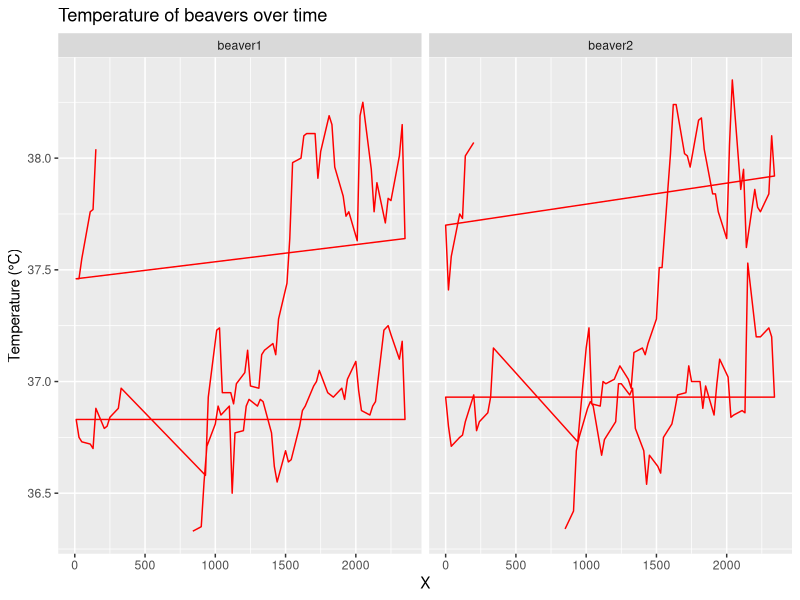

This chart was generated by the following R code: (Note: this script raises an error after producing the figure.)
library(tidyverse)
library(ggplot2)
# 1


{data.frame(X=c(beaver1$time, beaver2$time),
            Y=c(beaver1$temp, beaver2$temp),
            Type=rep(c("beaver1", "beaver2")))} -> df2
ggplot(df2) + aes(x=X, y=Y) + geom_path(color = "red") + facet_wrap(vars(Type)) + labs(title = "Temperature of beavers over time", y = "Temperature (°C)")


{data.frame(X=c(dftemp1$datetime1, dftemp2$datetime2),
            Y=c(dftemp1$sprem1, dftemp2$sprem2),
            Type=rep(c("beaver1", "beaver2")))} -> df3
ggplot(df3) + aes(x=X, y=Y) + geom_path(color = "violet") + facet_wrap(vars(Type)) +
  scale_x_datetime(date_breaks = "6 hour",date_labels = "%b %d %H:%M")
  + labs(title = "Temperature of beavers over time", y = "Temperature (°C)")

# GGPLOT OF BEAVER 1!!!!!!!!!!!!!!!!!!!!!!
temp1 <- beaver1 # !!!!
# day to date format
beaverMonth <- as.Date(beaver1$day, format ="%B %d")
beaverMonth2 <- format(beaverMonth, "%b %d")
beaver1$dateTime <- beaverMonth2 
# time to POSIX format
beaverT <- sprintf("%04d", as.numeric(beaver1$time))
beaverTime <- format(strptime(beaverT,"%H%M"), "%H:%M")
beaver1$hmin <- beaverTime
temp1$dayAndTime <- paste(temp1$dateTime,temp1$hmin)
dftemp1 <- data.frame(datetime1 = as.POSIXct(temp1$dayAndTime, format = "%b %d %H:%M"), sprem1 = temp1$temp)

ggplot(dftemp1,aes(x=datetime1, y = sprem1)) + geom_path(color="red") +
  scale_x_datetime(date_breaks = "6 hour",date_labels = "%b %d %H:%M") +
  labs(y="Temperature (°C)", title = "Temperature of beavers over time") + theme_minimal()


#GGPLOT OF BEAVER2!!!!!!!!!!!!!!!
temp2 <- beaver2
beaverMonthTwo <- as.Date(temp2$day, format ="%B %d")
beaverMonth2Two <- format(beaverMonthTwo, "%b %d")
temp2$dateTime <- beaverMonth2Two 
# time to POSIX format
beaverT2 <- sprintf("%04d", as.numeric(temp2$time))
beaverTime2 <- format(strptime(beaverT2,"%H%M"), "%H:%M")
temp2$hmin <- beaverTime2
temp2$dayAndTime <- paste(temp2$dateTime,temp2$hmin)
dftemp2 <- data.frame(datetime2 = as.POSIXct(temp2$dayAndTime, format = "%b %d %H:%M"), sprem2 = temp2$temp)

ggplot(dftemp2,aes(x=datetime2, y = sprem2)) + geom_path(color="lightblue") +
  scale_x_datetime(date_breaks = "6 hour",date_labels = "%b %d %H:%M") +
  labs(y="Temperature (°C)", title = "Temperature of beavers over time") + theme_minimal()










#temp1$newdate <- as.Date(paste(temp1$dateTime,temp1$hmin, sep = " "), format="%b %d %H:%M")

# EXERCISE 2!!!!!!!!!!!!!!!!!!!!!!!!!!!!!!!!!!!!!!!!!!
c(EUR=1,datasets::euro)

convert.all <- function(amounts, to_currency) {
  # Define conversion rates
  currencies <- c(EUR = 1, datasets::euro)
  
  # Convert to upper case
  to_currency <- toupper(to_currency)
  
  # Check if to_currency exists in conversion rates
  if (!(to_currency %in% names(currencies))) {
    return(0)  # Return 0 if to_currency doesn't exist
  }
  
  # Initialize total amount
  total_amount <- 0
  
  # Loop through each currency amount
  for (currency in names(amounts)) {
    # Check if currency exists in conversion rates
    if (currency %in% names(currencies)) {
      # Convert currency amount to to_currency using conversion rate
      if(is.null(to_currency)){
        
      }
      total_amount <- total_amount + amounts[currency] * currencies[[currency]] / currencies[[to_currency]]
    }
  }
  
  return(total_amount)
}


# Pravilna druga vajaaa
convert.all <- function(amount, currency = "EUR"){
  # Define conversion rates
  currencies <- c(EUR = 1, datasets::euro)
  # if currency doesn't exist return 0
  if (!(currency %in% names(currencies))){
    return(0)
  }
  converted_values <- amount / currencies[names(amount)]
  sum_amount <- sum(converted_values, na.rm=T) # na.rm for taking care of NA values (if currency don't exist then +0)
  return (sum_amount * currencies[currency])
}

convert.all(c(EUR=6.5))
convert.all(c(EUR=3,ATS=2))
convert.all(c(EUR=3,EUR=2))
convert.all(c(EUR=3,DEM=2,SIT=10000))
convert.all(c(EUR=3,DEM=2,SIT=10000),"EUR")
convert.all(c(EUR=3,SIT=10000,DEM=2),"ESP")
convert.all(c(EUR=3,DEM=2,LIRA=100),"SIT")

